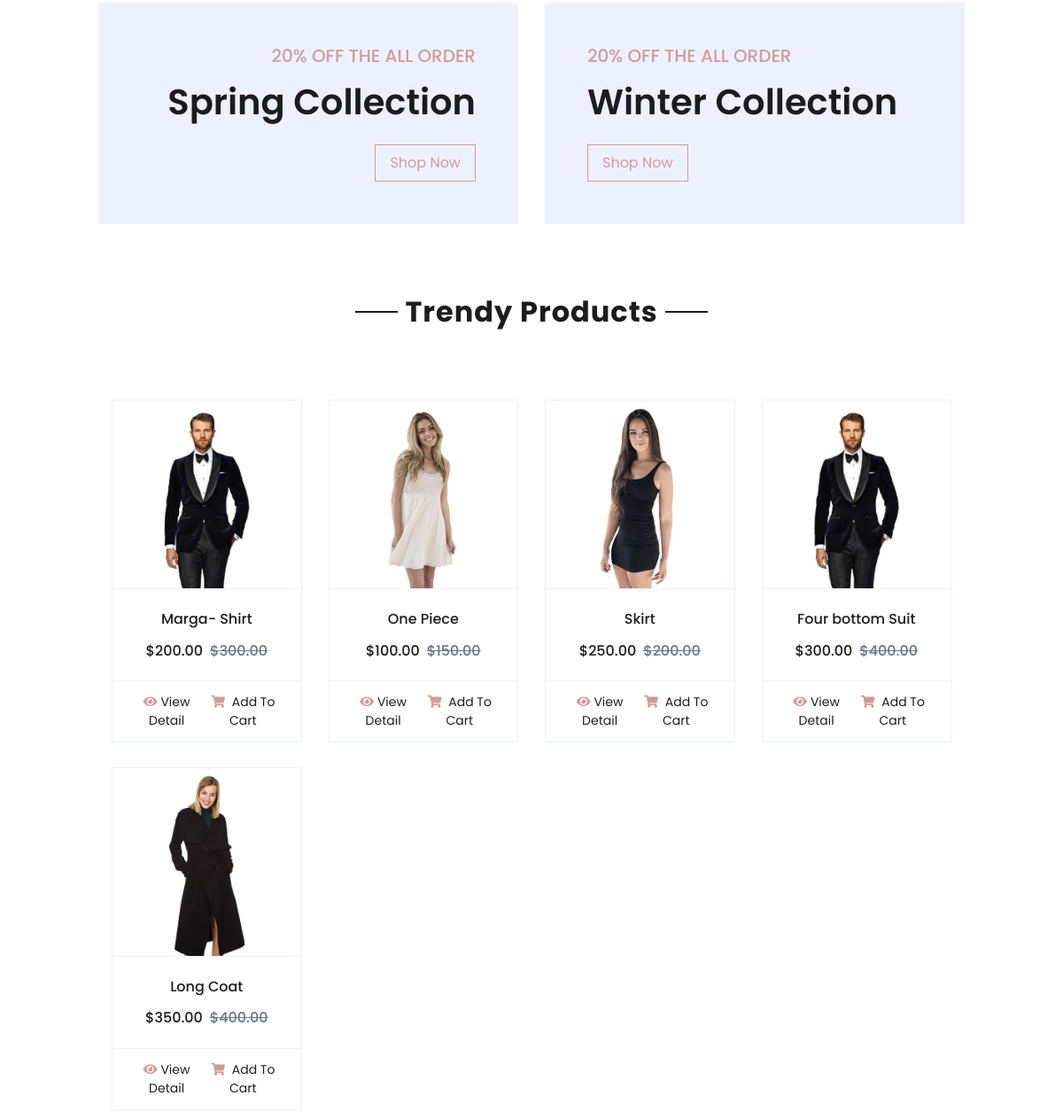
Page /product/3a31a4aac2 (middle part) on the earlier database version.
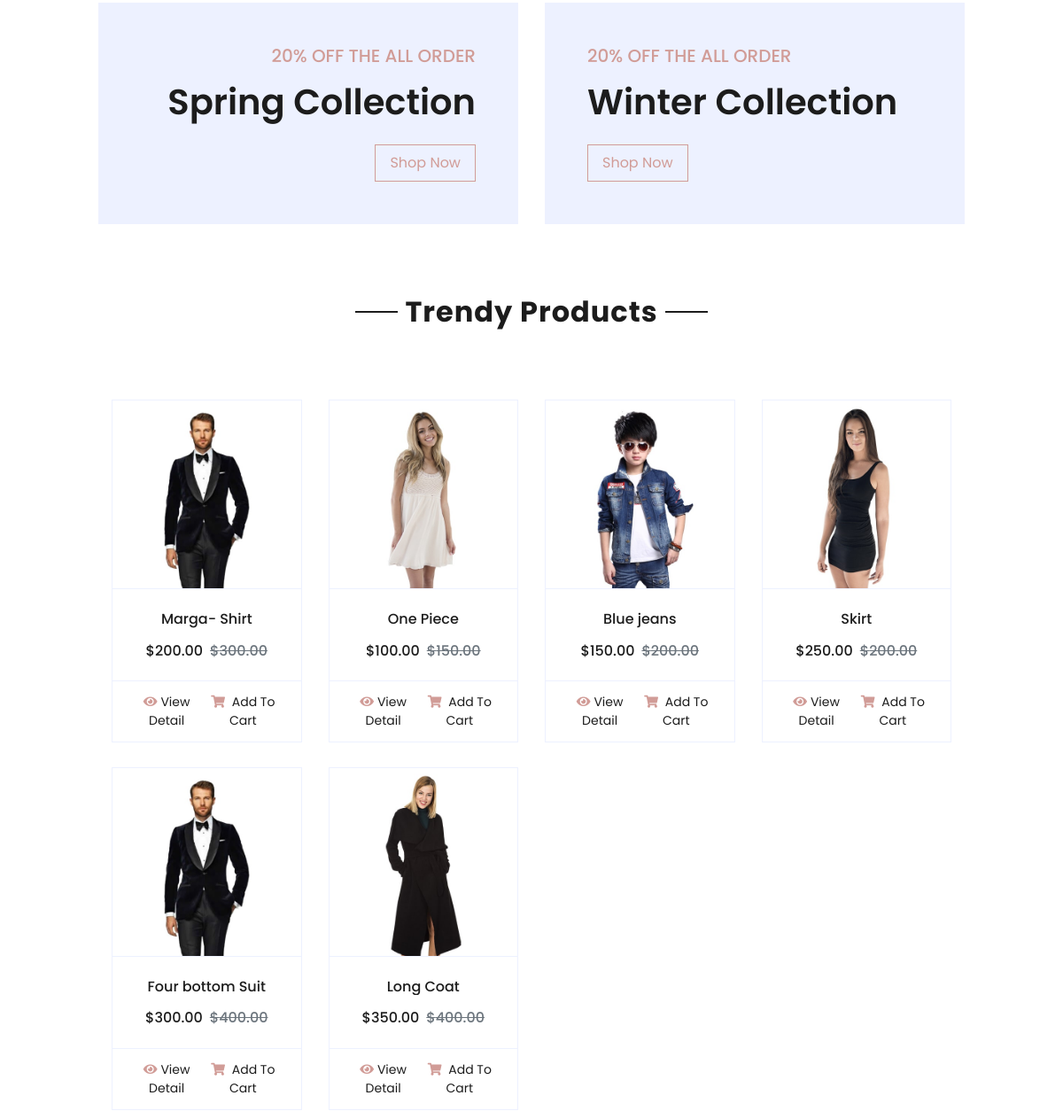
Same page on the later database version.
### shop/models.py (models this page shows, shortened)
class Product(models.Model):
    pid = ShortUUIDField(unique=True,length=10,max_length=20,alphabet='abc1234')
    title = models.CharField(max_length=40)
    color = models.ForeignKey(Product_colors, on_delete=models.SET_NULL, null=True)
    size = models.ForeignKey(Product_sizes, on_delete=models.SET_NULL, null=True)
    price_range = models.ForeignKey(Product_price, on_delete=models.SET_NULL, null=True)
    image = models.ImageField(upload_to=user_directory_path, default='product.jpg')
    description=RichTextUploadingField(null=True,blank=True,default="This is a product.")
    user = models.ForeignKey(User, on_delete=models.SET_NULL, null=True)
    vendor = models.ForeignKey(Vendor, on_delete=models.SET_NULL, null=True)
    category = models.ForeignKey(Category, on_delete=models.SET_NULL, null=True , related_name='category')  #related name for getting number of products for category
    price = models.DecimalField(max_digits=9999999999, decimal_places=2, default='1.99')
    old_price = models.DecimalField(max_digits=9999999999, decimal_places=2, default='2.99')
    specifications=RichTextUploadingField(null=True,blank=True)
    tags = TaggableManager(blank=True)
    product_status = models.CharField(choices=STATUS, max_length=10 , default="in_review")
    pro_qty = models.IntegerField(null=True)
    just_arrived = models.BooleanField(default=False)
    is_trendy =  models.BooleanField(default=False)
    in_stock = models.BooleanField(default=True)
    featured = models.BooleanField(default=False)
    digital = models.BooleanField(default=False)
    sku = ShortUUIDField (unique=True, length=4 , max_length=10 , prefix="sku" , alphabet ="1234567890")
    date = models.DateTimeField(auto_now_add=True)
    updated = models.DateTimeField(null=True, blank=True)
    class Meta:
        verbose_name_plural = 'products' # for getting name categories rather product

### shop/views.py (the view)
# urls.py: path('product/<pid>', shop_views.product_detail_view,name='detail'),
def product_detail_view(request,pid):
    product = Product.objects.get(pid=pid)
    sizes = Product_sizes.objects.all()
    colors = Product_colors.objects.all()
    products = Product.objects.filter(category=product.category)
    p_imgs = product.p_images.all() #here product is from above pid
    reviews = ProductReview.objects.filter(product=product).order_by('-date')
    review_form = ProductReviewForm()
    make_review = True
    if request.user.is_authenticated:
        user_review_count = ProductReview.objects.filter(user=request.user, product=product).count()
        if user_review_count > 0:
           make_review = False
    context = {
        'make_review' : make_review,
        'product' : product,
        'products': products,
        'p_imgs'  : p_imgs,
        'reviews'  : reviews,
        'review_form' : review_form,
        'colors': colors,
        'sizes' : sizes,
    }
    return render(request,'shop/detail.html',context)

### shop/context.py (called while the page is built)
def default(request):
    categories = Category.objects.all()
    products = Product.objects.all()
    sizes = Product_sizes.objects.all()
    prices = Product_price.objects.all()
    color = Product_colors.objects.all()
    j_ar = Product.objects.filter(just_arrived=True)  # to filter all the arrived products
    trendy = Product.objects.filter(is_trendy=True)  # to filter all the trendy products
    return {
        'categories' : categories ,
         'j_ar'     :j_ar,
        'trendy'   :trendy,
       'products'  : products,
        'sizes' :sizes,
        'prices' : prices,
        'color' : color
    }

### shop/templates/shop/detail.html (shortened to what this page needs)
{% extends 'base.html' %}
{% load static %}
{%block body%}
    {% include './includes/nav.html' %}
    <div class="container-fluid py-5">
        <div class="row px-xl-5">
    {%endblock%}

### templates/base.html (shortened to what this page needs)
{% load static  %}
<!DOCTYPE html>
<html lang="en">
<head>
    <link href="https://cdnjs.cloudflare.com/ajax/libs/font-awesome/5.10.0/css/all.min.css" rel="stylesheet">
    <link href="{% static './lib/owlcarousel/assets/owl.carousel.min.css' %}" rel="stylesheet">
    <link rel="stylesheet" href="https://cdnjs.cloudflare.com/ajax/libs/font-awesome/4.7.0/css/font-awesome.min.css">
    <link href="{% static './css/style.css' %}" rel="stylesheet">
</head>
<body>
    {% block body %}
    {% endblock %}
    <div class="container-fluid offer pt-5">
        <div class="row px-xl-5">
            <div class="col-md-6 pb-4">
                <div class="position-relative bg-secondary text-center text-md-right text-white mb-2 py-5 px-5">
                    <div class="position-relative" style="z-index: 1;">
                        <h5 class="text-uppercase text-primary mb-3">20% off the all order</h5>
                        <h1 class="mb-4 font-weight-semi-bold">Spring Collection</h1>
                        <a href="" class="btn btn-outline-primary py-md-2 px-md-3">Shop Now</a>
                    </div>
                </div>
            </div>
            <div class="col-md-6 pb-4">
                <div class="position-relative bg-secondary text-center text-md-left text-white mb-2 py-5 px-5">
                    <div class="position-relative" style="z-index: 1;">
                        <h5 class="text-uppercase text-primary mb-3">20% off the all order</h5>
                        <h1 class="mb-4 font-weight-semi-bold">Winter Collection</h1>
                        <a href="" class="btn btn-outline-primary py-md-2 px-md-3">Shop Now</a>
                    </div>
                </div>
            </div>
        </div>
    </div>
    <div class="container-fluid pt-5">
        <div class="text-center mb-4">
            <h2 class="section-title px-5"><span class="px-2">Trendy Products</span></h2>
        </div>
        <div class="container-fluid pt-5">
            <div class="row px-xl-5 pb-3">
                {%for pro in trendy%}
                <div class="col-lg-3 col-md-6 col-sm-12 pb-1">
                    <div class="card product-item border-0 mb-4">
                        <div class="card-header product-img position-relative overflow-hidden bg-transparent border p-0">
                             <a href="{% url 'detail' pro.pid %}"> <img class="img-fluid w-100"  src="{{pro.image.url}}" alt=""> </a>
                        </div>
                        <div class="card-body border-left border-right text-center p-0 pt-4 pb-3">
                            <h6 class="text-truncate mb-3">{{pro.title}}</h6>
                            <div class="d-flex justify-content-center">
                                <span><h6>$</h6></span><span class="current-product-price-{{pro.id}}"><h6>{{pro.price}}</h6></span>
                                <h6 class="text-muted ml-2"><del>${{pro.old_price}}</del></h6>
                            </div>
                        </div>
                        <div class="card-footer d-flex justify-content-between bg-light border">
                            <a href="{% url 'detail' pro.pid %}"  class="btn btn-sm text-dark p-0"><i class="fas fa-eye text-primary mr-1"></i>View Detail</a>
                            <button href="" type="submit" class="add-to-cart-btn btn btn-sm text-dark p-0" data-index="{{pro.id}}" id="add-to-cart-btn">
                                <i class="fas fa-shopping-cart text-primary mr-1">
                                </i>
                                Add To Cart
                            </button>
                        </div>
                    </div>
                </div>
                {%endfor%}
            </div>
        </div>
</body>
</html>

Differences in the rows shown:
now on this page (row edited): Product: image (picture), title "Blue jeans", price "150.00", old_price "200.00"
